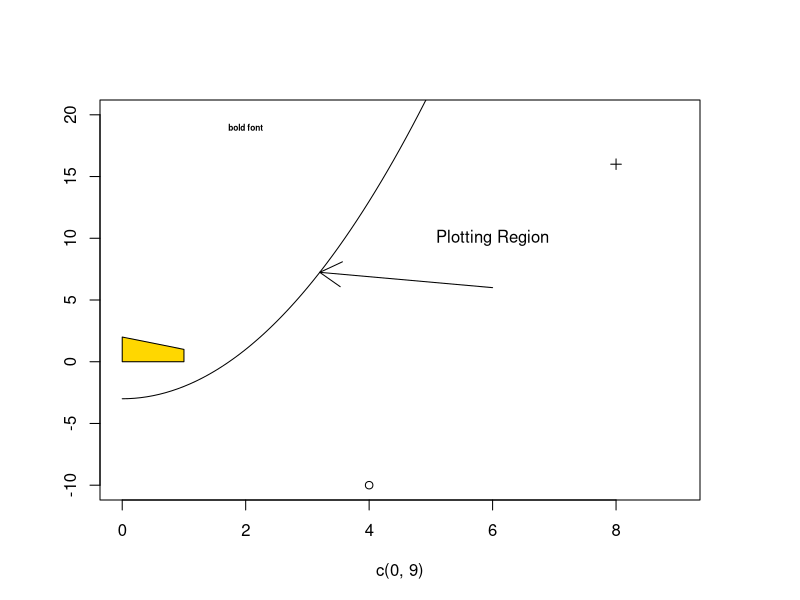
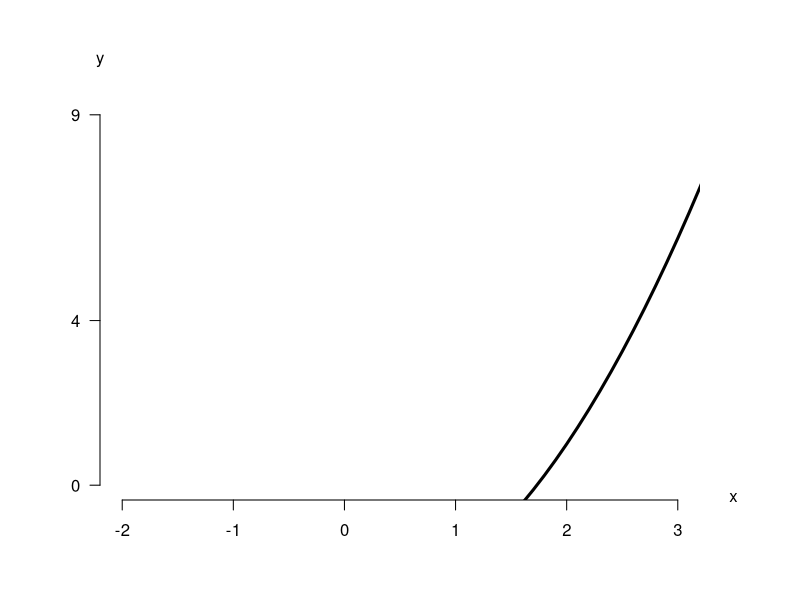

The R script that drew these images, in order:
par(mar = c(5, 5, 5, 5)) # bottom, left, top, right margin
plot(c(0, 9), c(-10, 20), type = 'n', ylab = "")
text(6, 10, "Plotting Region")
points(4, -10)
points(8, 16, pch = 3)
polygon(c(0, 0, 1, 1), c(0, 2, 1, 0), col = 'gold')
text(2, 19, "bold font", font = 2, cex = .5)
x = seq(0, 5, by = .1)
y = x ^ 2 - 3
lines(x, y)
arrows(6, 6, x[33], y[33])

## part 2
plot(x, y, type = "l", lwd = 3, xlab = "", ylab = "",
     xlim = c(-2, 3),
     ylim = c(0, 9), axes = F)
axis(side = 1, labels = T, at = -2:3, font = 1)
axis(side = 2, labels = T, at = c(0, 4, 9), font = 1, las = 1)
text(3.5, -0.3, 'x', font = 1, xpd = T)
text(-2.2, 10.3, 'y', font = 1, xpd = T)